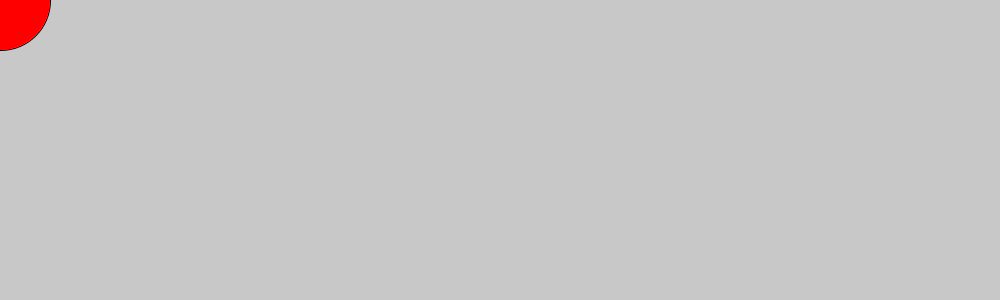
Frame 1 (no input)
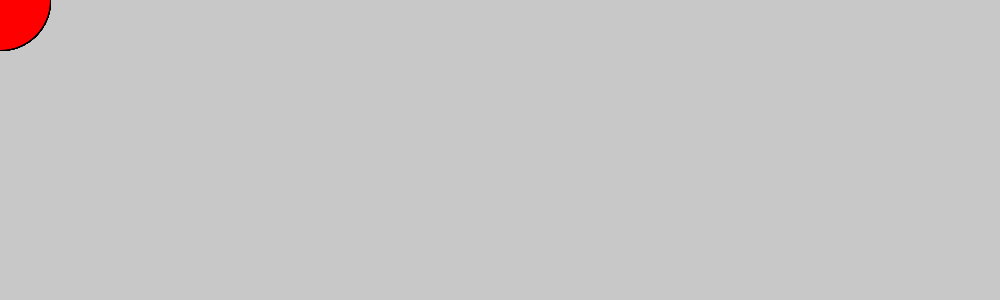
Frame 60 (the mouse pressed at the canvas centre just before this capture)
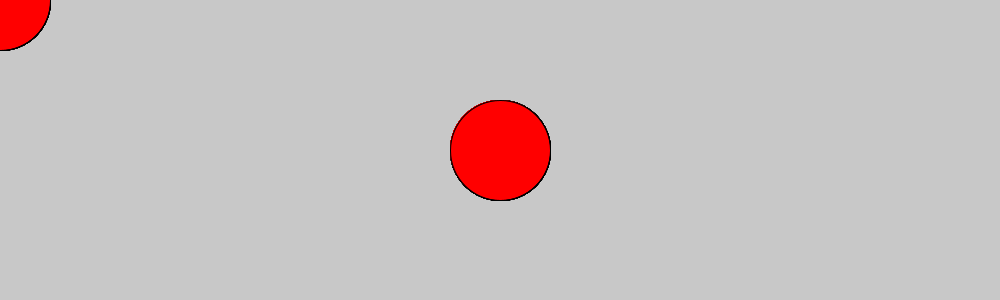
Frame 120 (the mouse held since frame 60 and released just before this capture)

The Processing sketch that drew these frames (run headless with seeded random() and noise(); from frame 60 on, the mouse is pressed at the canvas centre):

// Processing sketch: ejercicio_5
// ── ejercicio_5.pde
//ejercicio_5
boolean flag; 
void setup(){
  size(1000,300);
  background(200);
  fill(255,0,0);
}

void draw(){
  ellipse (mouseX,mouseY,100,100);
}

void mouseClicked(){
  flag = !flag;
  if (flag == false){
    fill(0,0,255);
  }else{
    fill(255,0,0);
  }
}
